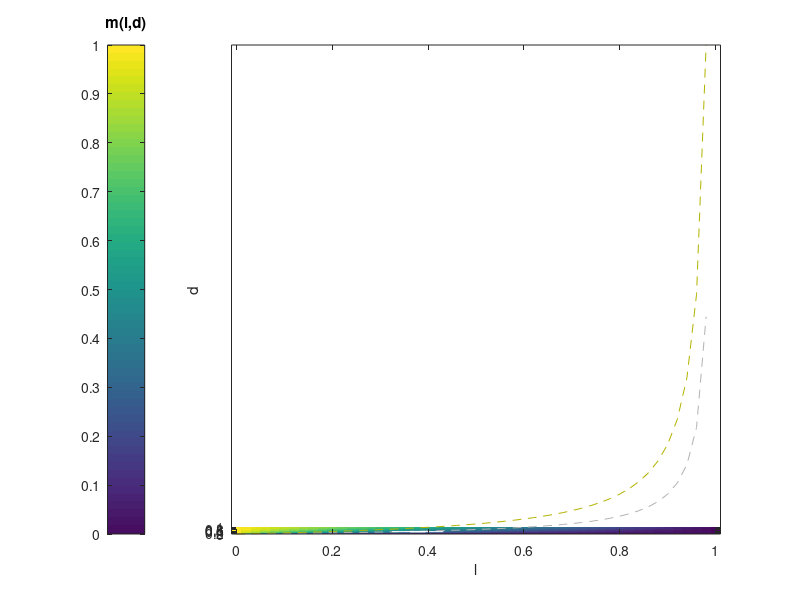

This chart was generated by the following MATLAB code: (Note: this script raises an error after producing the figure.)
%2017-03-29, EL: generate Fig. 4-figSup3
%dependencies: export_fig.m from FileExchange for figure export

TOEXP = 1; %export figure? (1=yes)

%% compute m = d*(1-L)/(l+d*(1-L)) as a heatmap
Lrange = [0:0.02:1.0];
Drange = [0:0.02:1.0];
[Lslope, Dslope] = meshgrid(Lrange, Drange);
Mslope = Dslope.*(1-Lslope)./(Lslope+Dslope.*(1-Lslope));
Mslope(isinf(Mslope)) = nan;
Mslope(abs(Mslope) > 2) = nan;
Mslope(isnan(Mslope)) = min(min(Mslope))-0.03;

Ltick = Lrange(1):0.2:Lrange(end);
Dtick = Drange(1):0.2:Drange(end);

%slopefun
mslopefun = (@(D,L) D*(1-L)/(L+D*(1-L)));

%isoclines for m = 0.4, 0.6
dfun = (@(m,L) m.*L./((m-1).*(L-1.0)));
lgrid = 0:0.02:0.98;
d_lo = dfun(0.4,lgrid);
d_hi = dfun(0.6,lgrid);

%box for our best guesses for l and d
% recall from step fun analysis
% from bootstrapping m along with l and d, for two values of OMR = wD/wL
% lslope = 0.37832 +/- 0.053336
% dslope = 0.34435 +/- 0.033016
% mslope = 0.36366 +/- 0.056944, for OMR=1
l_lims = 0.37832 + 0.053336*[-1 1]; 
d_lims = 0.34435 + 0.033016*[-1 1];

%% plot figure
fM_LandD = figure();
imagesc(Lrange,Drange,Mslope);
hold on;

plot(lgrid,d_lo,'linestyle','--','color',[0.7 0.7 0.7]);
hold on;
plot(lgrid,d_hi,'linestyle','--','color',[0.7 0.7 0.]);

%% plot crosshair

%horiz.
chCol = 'w';
plot(l_lims, [1 1]*mean(d_lims),'-','color',chCol);
plot(mean(l_lims)+diff(l_lims)*0.15*[1 -1], ...
    [1 1]*(d_lims(1)),'-','color',chCol);
plot(mean(l_lims)+diff(l_lims)*0.15*[1 -1], ...
    [1 1]*(d_lims(2)),'-','color',chCol);

%vert
plot([1 1]*mean(l_lims), d_lims,'-','color',chCol);
plot([1 1]*(l_lims(1)), ...
    mean(d_lims)+diff(d_lims)*0.15*[1 -1], '-','color',chCol);
plot([1 1]*(l_lims(2)), ...
    mean(d_lims)+diff(d_lims)*0.15*[1 -1], '-','color',chCol);

 
ax(1)=gca;
set(gca,'xtick',Ltick,'ytick',Dtick);
set(gca,'ydir','normal');
axis('square');
xlabel('l');
ylabel('d');
grid off;
%box off;

colordata = colormap;
colordata(1,:) = [0.8 0.8 0.8];
colormap(colordata);

cbar=colorbar('location','westoutside');
hold on;
%plot(cbar,[0 1],0.5*[0 1],'w');
set(cbar,'ylim',[0.0 1]);
set(cbar,'ytick',floor(10*[min(min(Mslope)):0.1:max(max(Mslope+0.2))])/10);
title(cbar,'m(l,d)');
grid off;

set(fM_LandD,'units','inches','position',[0 0 6 4]);

if TOEXP==1
    export_fig([getDate('yyyy-mm-dd') '_mSlopeHeatMap_' ...
        getDate('HH.MM.SS') '.pdf'],...
        '-cmyk','-painters',fM_LandD);
end